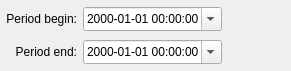
<?xml version="1.0" encoding="UTF-8"?>
<ui version="4.0">
 <class>TimePeriodWidget</class>
 <widget class="QWidget" name="TimePeriodWidget">
  <property name="geometry">
   <rect>
    <x>0</x>
    <y>0</y>
    <width>291</width>
    <height>71</height>
   </rect>
  </property>
  <property name="sizePolicy">
   <sizepolicy hsizetype="Preferred" vsizetype="Minimum">
    <horstretch>0</horstretch>
    <verstretch>0</verstretch>
   </sizepolicy>
  </property>
  <property name="windowTitle">
   <string notr="true">Form</string>
  </property>
  <layout class="QHBoxLayout" name="horizontalLayout">
   <property name="leftMargin">
    <number>6</number>
   </property>
   <property name="topMargin">
    <number>6</number>
   </property>
   <property name="rightMargin">
    <number>6</number>
   </property>
   <property name="bottomMargin">
    <number>6</number>
   </property>
   <item>
    <layout class="QFormLayout" name="formLayout">
     <property name="sizeConstraint">
      <enum>QLayout::SetDefaultConstraint</enum>
     </property>
     <property name="labelAlignment">
      <set>Qt::AlignRight|Qt::AlignTrailing|Qt::AlignVCenter</set>
     </property>
     <property name="formAlignment">
      <set>Qt::AlignLeading|Qt::AlignLeft|Qt::AlignVCenter</set>
     </property>
     <property name="verticalSpacing">
      <number>9</number>
     </property>
     <item row="0" column="0">
      <widget class="QLabel" name="label_4">
       <property name="sizePolicy">
        <sizepolicy hsizetype="Preferred" vsizetype="Preferred">
         <horstretch>0</horstretch>
         <verstretch>0</verstretch>
        </sizepolicy>
       </property>
       <property name="text">
        <string>Period begin:</string>
       </property>
       <property name="alignment">
        <set>Qt::AlignRight|Qt::AlignTrailing|Qt::AlignVCenter</set>
       </property>
      </widget>
     </item>
     <item row="0" column="1">
      <widget class="QDateTimeEdit" name="BeginDateEdit">
       <property name="sizePolicy">
        <sizepolicy hsizetype="Maximum" vsizetype="Fixed">
         <horstretch>0</horstretch>
         <verstretch>0</verstretch>
        </sizepolicy>
       </property>
       <property name="minimumSize">
        <size>
         <width>0</width>
         <height>24</height>
        </size>
       </property>
       <property name="maximumDate">
        <date>
         <year>7999</year>
         <month>12</month>
         <day>31</day>
        </date>
       </property>
       <property name="minimumDate">
        <date>
         <year>1752</year>
         <month>8</month>
         <day>2</day>
        </date>
       </property>
       <property name="displayFormat">
        <string notr="true">yyyy-MM-dd HH:mm:ss</string>
       </property>
       <property name="calendarPopup">
        <bool>true</bool>
       </property>
       <property name="timeSpec">
        <enum>Qt::UTC</enum>
       </property>
      </widget>
     </item>
     <item row="1" column="0">
      <widget class="QLabel" name="label_5">
       <property name="sizePolicy">
        <sizepolicy hsizetype="Preferred" vsizetype="Preferred">
         <horstretch>0</horstretch>
         <verstretch>0</verstretch>
        </sizepolicy>
       </property>
       <property name="text">
        <string>Period end:</string>
       </property>
       <property name="alignment">
        <set>Qt::AlignRight|Qt::AlignTrailing|Qt::AlignVCenter</set>
       </property>
      </widget>
     </item>
     <item row="1" column="1">
      <widget class="QDateTimeEdit" name="EndDateEdit">
       <property name="sizePolicy">
        <sizepolicy hsizetype="Maximum" vsizetype="Fixed">
         <horstretch>0</horstretch>
         <verstretch>0</verstretch>
        </sizepolicy>
       </property>
       <property name="minimumSize">
        <size>
         <width>0</width>
         <height>24</height>
        </size>
       </property>
       <property name="displayFormat">
        <string notr="true">yyyy-MM-dd HH:mm:ss</string>
       </property>
       <property name="calendarPopup">
        <bool>true</bool>
       </property>
       <property name="timeSpec">
        <enum>Qt::UTC</enum>
       </property>
      </widget>
     </item>
    </layout>
   </item>
   <item>
    <layout class="QVBoxLayout" name="verticalLayout">
     <property name="spacing">
      <number>3</number>
     </property>
     <property name="topMargin">
      <number>6</number>
     </property>
     <property name="bottomMargin">
      <number>6</number>
     </property>
     <item>
      <widget class="QLabel" name="UpCornerLabel">
       <property name="minimumSize">
        <size>
         <width>24</width>
         <height>8</height>
        </size>
       </property>
       <property name="maximumSize">
        <size>
         <width>24</width>
         <height>8</height>
        </size>
       </property>
       <property name="text">
        <string notr="true"/>
       </property>
      </widget>
     </item>
     <item>
      <widget class="QPushButton" name="LinkButton">
       <property name="sizePolicy">
        <sizepolicy hsizetype="Fixed" vsizetype="Fixed">
         <horstretch>0</horstretch>
         <verstretch>0</verstretch>
        </sizepolicy>
       </property>
       <property name="minimumSize">
        <size>
         <width>24</width>
         <height>24</height>
        </size>
       </property>
       <property name="maximumSize">
        <size>
         <width>24</width>
         <height>24</height>
        </size>
       </property>
       <property name="text">
        <string notr="true"/>
       </property>
       <property name="iconSize">
        <size>
         <width>24</width>
         <height>24</height>
        </size>
       </property>
       <property name="flat">
        <bool>true</bool>
       </property>
      </widget>
     </item>
     <item>
      <widget class="QLabel" name="DownCornerLabel">
       <property name="minimumSize">
        <size>
         <width>24</width>
         <height>8</height>
        </size>
       </property>
       <property name="maximumSize">
        <size>
         <width>24</width>
         <height>8</height>
        </size>
       </property>
       <property name="text">
        <string notr="true"/>
       </property>
      </widget>
     </item>
    </layout>
   </item>
  </layout>
 </widget>
 <resources/>
 <connections/>
</ui>
